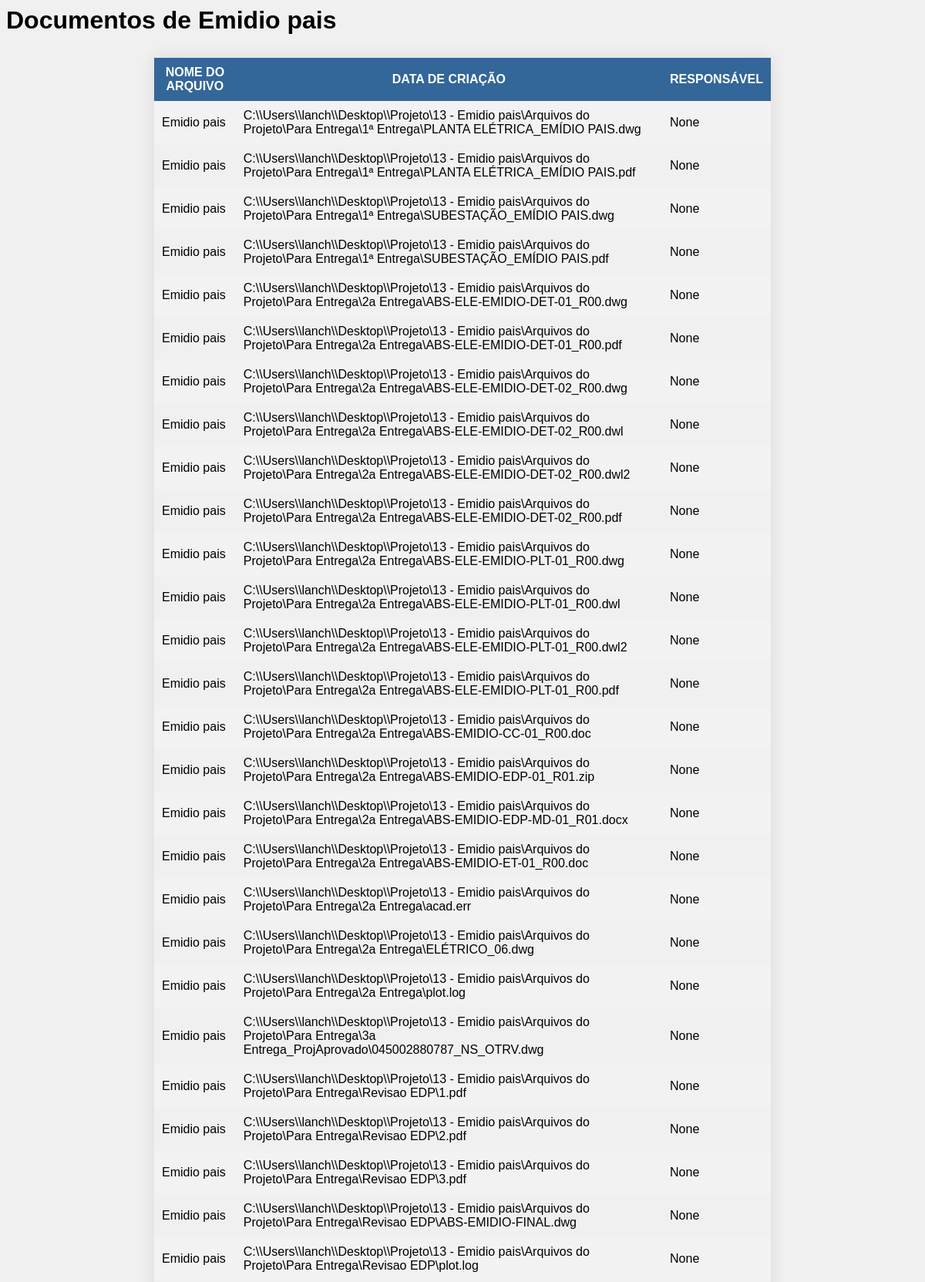
The page /projetos/Emidio pais (upper part) on the database its author committed.
### tables this page shows
CREATE TABLE arquivos (
        nome TEXT,
        projeto TEXT,
        caminho TEXT PRIMARY KEY,
        status TEXT,
        responsavel TEXT,
        data_criado TEXT,
        data_avaliacao TEXT,
        data_revisao TEXT,
        aprovador TEXT,
        data_aprovado TEXT,
        descricao TEXT
    );

### app.py (the view)
@app.route("/projetos/<projeto>")
def documentos(projeto):
    conn = sqlite3.connect("database.db")
    c = conn.cursor()
    c.execute("SELECT * FROM arquivos WHERE projeto=?", (projeto,))
    documentos = c.fetchall()
    conn.close()
    return render_template("documentos.html", projeto=projeto, documentos=documentos)

### templates/documentos.html (shortened to what this page needs)
<!DOCTYPE html>
<html>
<head>
    <link rel="stylesheet" type="text/css" href="{{ url_for('static', filename='styles.css') }}">
</head>
<body>
    <h1>Documentos de {{ projeto }}</h1>
    <table class="table table-striped table-documentos">
        <thead>
            <tr>
                <th>Nome do arquivo</th>
                <th>Data de criação</th>
                <th>Responsável</th>
            </tr>
        </thead>
        <tbody>
            {% for documento in documentos %}
            <tr>
                <td>{{ documento[1] }}</td>
                <td>{{ documento[2] }}</td>
                <td>{{ documento[3] }}</td>
            </tr>
            {% endfor %}
        </tbody>
    </table>
</body>
</html>

### static/styles.css (style rules this page uses)
body { font-family: 'Roboto', sans-serif; background-color: #f0f0f0; }
body { font-family: Arial, sans-serif; }
h1 { font-size: 2em; margin: 0; }
.table-documentos { border-collapse: collapse; width: 100%; max-width: 800px; margin: 30px auto; box-shadow: 0px 0px 20px rgba(0, 0, 0, 0.1); overflow: hidden; }
.table-documentos th, .table-documentos td { padding: 10px; text-align: left; }
.table-documentos th { background-color: #336699; color: #fff; text-align: center; text-transform: uppercase; }
.table-documentos tbody tr:nth-child(odd) { background-color: #f2f2f2; }

### rows shown on the page
arquivos: projeto "Emidio pais", caminho "C:\\\\Users\\\\lanch\\\\Desktop\\\\Projeto\\13 - Emidio pais\\Arquivos do Projeto\\Para Entrega\\1ª Entrega\\PLANTA ELÉTRICA_EMÍDIO PAIS.dwg", documento "None"
arquivos: projeto "Emidio pais", caminho "C:\\\\Users\\\\lanch\\\\Desktop\\\\Projeto\\13 - Emidio pais\\Arquivos do Projeto\\Para Entrega\\1ª Entrega\\PLANTA ELÉTRICA_EMÍDIO PAIS.pdf", documento "None"
arquivos: projeto "Emidio pais", caminho "C:\\\\Users\\\\lanch\\\\Desktop\\\\Projeto\\13 - Emidio pais\\Arquivos do Projeto\\Para Entrega\\1ª Entrega\\SUBESTAÇÃO_EMÍDIO PAIS.dwg", documento "None"
arquivos: projeto "Emidio pais", caminho "C:\\\\Users\\\\lanch\\\\Desktop\\\\Projeto\\13 - Emidio pais\\Arquivos do Projeto\\Para Entrega\\1ª Entrega\\SUBESTAÇÃO_EMÍDIO PAIS.pdf", documento "None"
arquivos: projeto "Emidio pais", caminho "C:\\\\Users\\\\lanch\\\\Desktop\\\\Projeto\\13 - Emidio pais\\Arquivos do Projeto\\Para Entrega\\2a Entrega\\ABS-ELE-EMIDIO-DET-01_R00.dwg", documento "None"
arquivos: projeto "Emidio pais", caminho "C:\\\\Users\\\\lanch\\\\Desktop\\\\Projeto\\13 - Emidio pais\\Arquivos do Projeto\\Para Entrega\\2a Entrega\\ABS-ELE-EMIDIO-DET-01_R00.pdf", documento "None"
arquivos: projeto "Emidio pais", caminho "C:\\\\Users\\\\lanch\\\\Desktop\\\\Projeto\\13 - Emidio pais\\Arquivos do Projeto\\Para Entrega\\2a Entrega\\ABS-ELE-EMIDIO-DET-02_R00.dwg", documento "None"
arquivos: projeto "Emidio pais", caminho "C:\\\\Users\\\\lanch\\\\Desktop\\\\Projeto\\13 - Emidio pais\\Arquivos do Projeto\\Para Entrega\\2a Entrega\\ABS-ELE-EMIDIO-DET-02_R00.dwl", documento "None"
arquivos: projeto "Emidio pais", caminho "C:\\\\Users\\\\lanch\\\\Desktop\\\\Projeto\\13 - Emidio pais\\Arquivos do Projeto\\Para Entrega\\2a Entrega\\ABS-ELE-EMIDIO-DET-02_R00.dwl2", documento "None"
arquivos: projeto "Emidio pais", caminho "C:\\\\Users\\\\lanch\\\\Desktop\\\\Projeto\\13 - Emidio pais\\Arquivos do Projeto\\Para Entrega\\2a Entrega\\ABS-ELE-EMIDIO-DET-02_R00.pdf", documento "None"
arquivos: projeto "Emidio pais", caminho "C:\\\\Users\\\\lanch\\\\Desktop\\\\Projeto\\13 - Emidio pais\\Arquivos do Projeto\\Para Entrega\\2a Entrega\\ABS-ELE-EMIDIO-PLT-01_R00.dwg", documento "None"
arquivos: projeto "Emidio pais", caminho "C:\\\\Users\\\\lanch\\\\Desktop\\\\Projeto\\13 - Emidio pais\\Arquivos do Projeto\\Para Entrega\\2a Entrega\\ABS-ELE-EMIDIO-PLT-01_R00.dwl", documento "None"
arquivos: projeto "Emidio pais", caminho "C:\\\\Users\\\\lanch\\\\Desktop\\\\Projeto\\13 - Emidio pais\\Arquivos do Projeto\\Para Entrega\\2a Entrega\\ABS-ELE-EMIDIO-PLT-01_R00.dwl2", documento "None"
arquivos: projeto "Emidio pais", caminho "C:\\\\Users\\\\lanch\\\\Desktop\\\\Projeto\\13 - Emidio pais\\Arquivos do Projeto\\Para Entrega\\2a Entrega\\ABS-ELE-EMIDIO-PLT-01_R00.pdf", documento "None"
arquivos: projeto "Emidio pais", caminho "C:\\\\Users\\\\lanch\\\\Desktop\\\\Projeto\\13 - Emidio pais\\Arquivos do Projeto\\Para Entrega\\2a Entrega\\ABS-EMIDIO-CC-01_R00.doc", documento "None"
arquivos: projeto "Emidio pais", caminho "C:\\\\Users\\\\lanch\\\\Desktop\\\\Projeto\\13 - Emidio pais\\Arquivos do Projeto\\Para Entrega\\2a Entrega\\ABS-EMIDIO-EDP-01_R01.zip", documento "None"
arquivos: projeto "Emidio pais", caminho "C:\\\\Users\\\\lanch\\\\Desktop\\\\Projeto\\13 - Emidio pais\\Arquivos do Projeto\\Para Entrega\\2a Entrega\\ABS-EMIDIO-EDP-MD-01_R01.docx", documento "None"
arquivos: projeto "Emidio pais", caminho "C:\\\\Users\\\\lanch\\\\Desktop\\\\Projeto\\13 - Emidio pais\\Arquivos do Projeto\\Para Entrega\\2a Entrega\\ABS-EMIDIO-ET-01_R00.doc", documento "None"
arquivos: projeto "Emidio pais", caminho "C:\\\\Users\\\\lanch\\\\Desktop\\\\Projeto\\13 - Emidio pais\\Arquivos do Projeto\\Para Entrega\\2a Entrega\\acad.err", documento "None"
arquivos: projeto "Emidio pais", caminho "C:\\\\Users\\\\lanch\\\\Desktop\\\\Projeto\\13 - Emidio pais\\Arquivos do Projeto\\Para Entrega\\2a Entrega\\ELÉTRICO_06.dwg", documento "None"
arquivos: projeto "Emidio pais", caminho "C:\\\\Users\\\\lanch\\\\Desktop\\\\Projeto\\13 - Emidio pais\\Arquivos do Projeto\\Para Entrega\\2a Entrega\\plot.log", documento "None"
arquivos: projeto "Emidio pais", caminho "C:\\\\Users\\\\lanch\\\\Desktop\\\\Projeto\\13 - Emidio pais\\Arquivos do Projeto\\Para Entrega\\3a Entrega_ProjAprovado\\045002880787_NS_OTRV.dwg", documento "None"
arquivos: projeto "Emidio pais", caminho "C:\\\\Users\\\\lanch\\\\Desktop\\\\Projeto\\13 - Emidio pais\\Arquivos do Projeto\\Para Entrega\\Revisao EDP\\1.pdf", documento "None"
arquivos: projeto "Emidio pais", caminho "C:\\\\Users\\\\lanch\\\\Desktop\\\\Projeto\\13 - Emidio pais\\Arquivos do Projeto\\Para Entrega\\Revisao EDP\\2.pdf", documento "None"
arquivos: projeto "Emidio pais", caminho "C:\\\\Users\\\\lanch\\\\Desktop\\\\Projeto\\13 - Emidio pais\\Arquivos do Projeto\\Para Entrega\\Revisao EDP\\3.pdf", documento "None"
arquivos: projeto "Emidio pais", caminho "C:\\\\Users\\\\lanch\\\\Desktop\\\\Projeto\\13 - Emidio pais\\Arquivos do Projeto\\Para Entrega\\Revisao EDP\\ABS-EMIDIO-FINAL.dwg", documento "None"
arquivos: projeto "Emidio pais", caminho "C:\\\\Users\\\\lanch\\\\Desktop\\\\Projeto\\13 - Emidio pais\\Arquivos do Projeto\\Para Entrega\\Revisao EDP\\plot.log", documento "None"

### other values the page prints
{{ projeto }} "Emidio pais"
